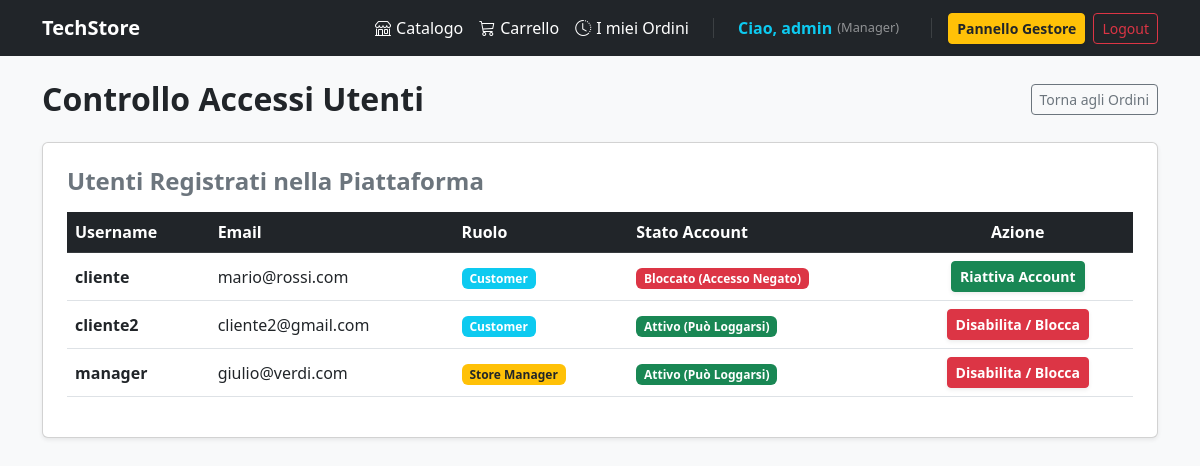
Page /gestione/utenti/ (signed in) on the earlier database version.
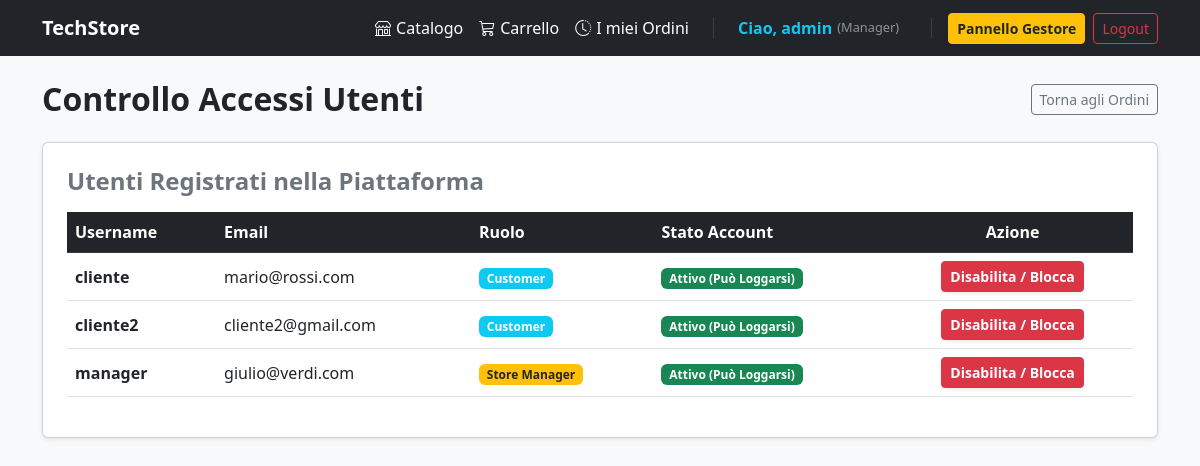
Same page on the later database version.
### accounts/models.py (models this page shows)
class CustomUser(AbstractUser):
    CUSTOMER = 'customer'
    STORE_MANAGER = 'store_manager'
    ROLE_CHOICES = [
        (CUSTOMER, 'Customer'),
        (STORE_MANAGER, 'Store Manager'),
    ]
    role = models.CharField(
        max_length=20,
        choices=ROLE_CHOICES,
        default=CUSTOMER,
        help_text="Ruolo dell'utente all'interno dell'e-commerce"
    )
    def is_manager(self):
        return self.role == self.STORE_MANAGER

### accounts/views.py (the view)
# urls.py: path('gestione/utenti/', views.manager_users_list, name='manager_users'),
@login_required
def manager_users_list(request):
    if not (request.user.is_manager() or request.user.is_superuser):
        messages.error(request, "Accesso negato. Non hai i permessi per gestire gli utenti.")
        return redirect('product_list')
    users = CustomUser.objects.filter(is_superuser=False).order_by('username')
    return render(request, 'gestioneUtenti.html', {'users': users})

### templates/gestioneUtenti.html (shortened to what this page needs)
{% extends 'base.html' %}
{% block content %}
<div class="row mt-4">
    <div class="col-12">
        <div class="d-flex justify-content-between align-items-center mb-4">
            <h2 class="fw-bold m-0">Controllo Accessi Utenti</h2>
            <a href="{% url 'manager_dashboard' %}" class="btn btn-outline-secondary btn-sm">Torna agli Ordini</a>
        </div>
        <div class="card shadow-sm p-4">
            <h4 class="fw-bold text-secondary mb-3">Utenti Registrati nella Piattaforma</h4>
            {% if users %}
                <div class="table-responsive">
                    <table class="table table-hover align-middle">
                        <thead class="table-dark">
                            <tr>
                                <th>Username</th>
                                <th>Email</th>
                                <th>Ruolo</th>
                                <th>Stato Account</th>
                                <th class="text-center">Azione</th>
                            </tr>
                        </thead>
                        <tbody>
                            {% for u in users %}
                                <tr>
                                    <td class="fw-bold">{{ u.username }}</td>
                                    <td>{{ u.email|default:"- Nessuna Email -" }}</td>
                                    <td>
                                        {% if u.is_manager %}
                                            <span class="badge bg-warning text-dark">Store Manager</span>
                                        {% else %}
                                            <span class="badge bg-info text-white">Customer</span>
                                        {% endif %}
                                    </td>
                                    <td>
                                        {% if u.is_active %}
                                            <span class="badge bg-success">Attivo (Può Loggarsi)</span>
                                        {% else %}
                                            <span class="badge bg-danger">Bloccato (Accesso Negato)</span>
                                        {% endif %}
                                    </td>
                                    <td class="text-center">
                                        {% if u.is_active %}
                                            <a href="{% url 'toggle_user_status' u.id %}" class="btn btn-sm btn-danger shadow-sm fw-bold">
                                                Disabilita / Blocca
                                            </a>
                                        {% else %}
                                            <a href="{% url 'toggle_user_status' u.id %}" class="btn btn-sm btn-success shadow-sm fw-bold">
                                                Riattiva Account
                                            </a>
                                        {% endif %}
                                    </td>
                                </tr>
                            {% endfor %}
                        </tbody>
                    </table>
                </div>
            {% else %}
                <div class="text-center py-5">
                    <p class="text-muted fs-5">Nessun utente registrato nel sistema oltre agli amministratori.</p>
                </div>
            {% endif %}
        </div>
    </div>
</div>
{% endblock %}

Differences in the rows shown:
changed CustomUser "cliente": is_active "Bloccato (Accesso Negato) Riattiva Account" → "Attivo (Può Loggarsi) Disabilita / Blocca"
